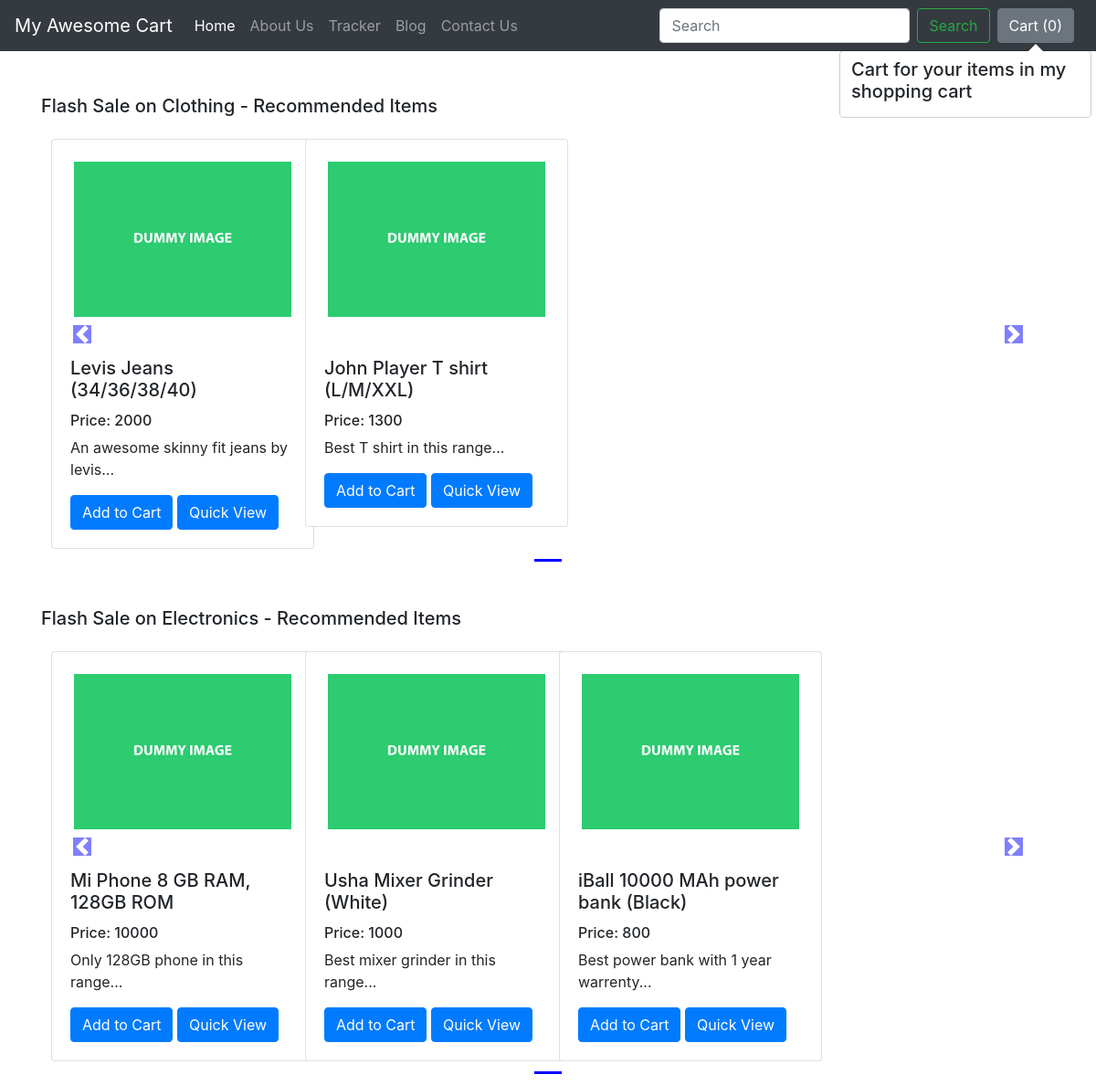
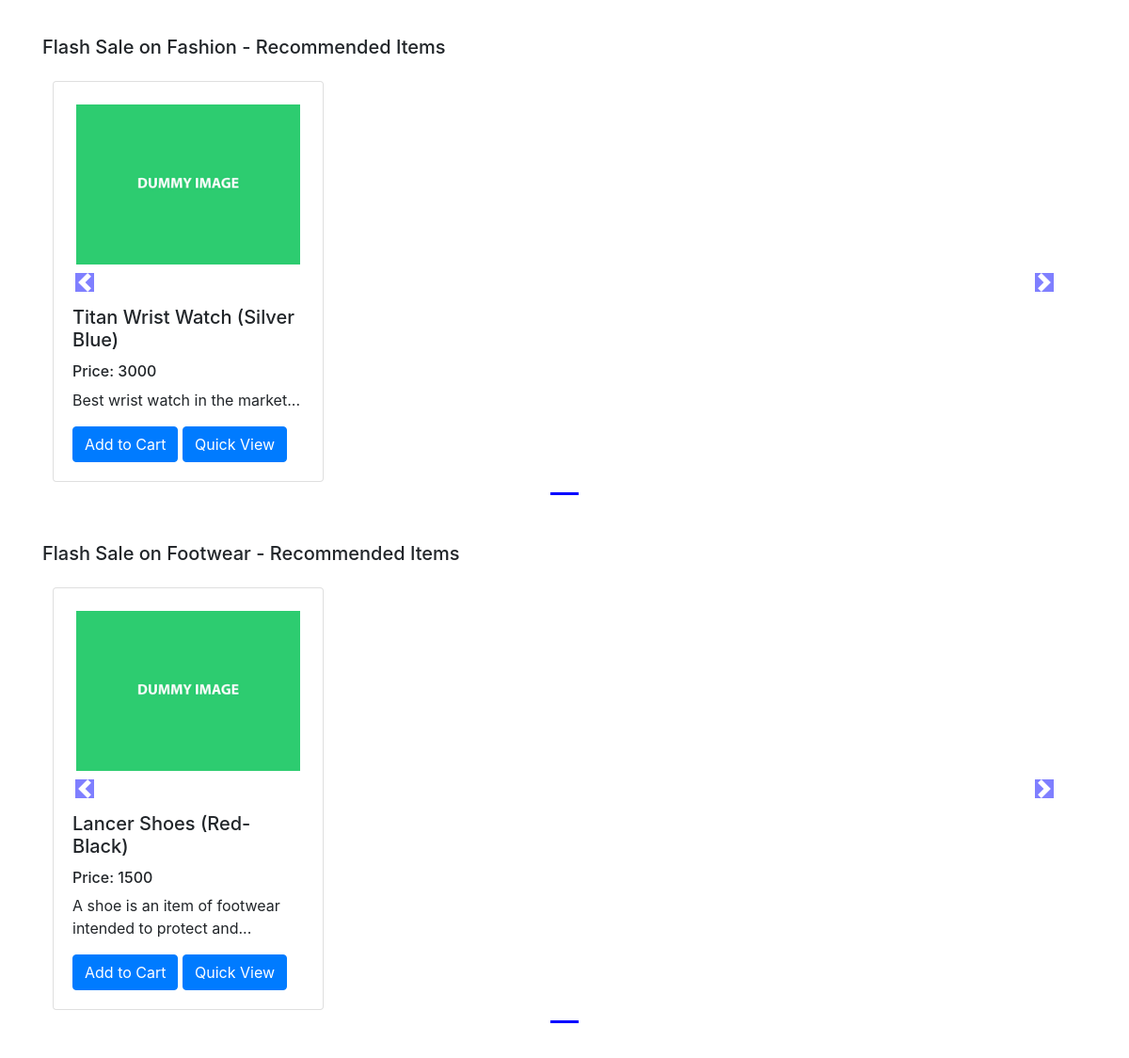
The app's page /shop/ with its own data (2 pictures, top to bottom).
### shop/models.py (models this page shows, shortened)
class Product(models.Model):
	product_id = models.AutoField
	product_name = models.CharField(max_length=50)
	category = models.CharField(max_length = 50, default = "")
	subcategory = models.CharField(max_length = 50, default = "")
	price = models.IntegerField(default = 0)
	desc = models.CharField(max_length=300)
	pub_date = models.DateField()
	image = models.ImageField(upload_to="shop/images", default="")

### shop/views.py (the view)
# urls.py: path("", views.index, name = "blogHome"),
def index(request):
	allProds = []
	catProds = Product.objects.values("category", "id")
	cats = {item["category"] for item in catProds}
	for cat in cats:
		prod = Product.objects.filter(category=cat)
		n = len(prod)
		nSlides = n//4 + ceil((n/4) - (n//4))
		allProds.append([prod, range(1, nSlides), nSlides])
	params = {"allProds" : allProds}
	return render(request, "shop/index.html", params)

### shop/templates/shop/index.html (shortened to what this page needs)
{% extends "shop/basic.html" %}
{% block body %}
{% load static %}
<div class="container mb-5">
	{% for product, range, nSlides in allProds %}
	<h5 class="mt-5">Flash Sale on {{product.0.category}} - Recommended Items</h5>
	<div class="row">
		<div id="demo{{forloop.counter}}" class="col carousel slide my-3" data-ride="carousel">
			<ul class="carousel-indicators">
				<li data-target="#demo{{forloop.counter}}" data-slide-to="0" class="active"></li>
			</ul>
			<div class="container carousel-inner no-padding">
				<div class="carousel-item active">
					{% for i in product %}
					<div class="col-3 col-sm-3 col-md-3">
						<div class="card align-items-center" style="width: 18rem;">
							<img src="/media/{{i.image}}" class="card-img-top p-4" alt="...">
							<div class="card-body">
								<h5 class="card-title" id="namepr{{i.id}}">{{i.product_name}}</h5>
								<h6>Price: <span id="pricepr{{i.id}}"> {{i.price}} </span></h6>
								<p class="card-text">{{i.desc|slice:"0:53"}}...</p>
								<span id="divpr{{i.id}}" class="divpr">
									<button id="pr{{i.id}}" class="btn btn-primary cart">Add to Cart</button>
								</span>
								<a href="/shop/products/{{i.id}}">
									<button id="qv{{i.id}}" class="btn btn-primary cart">Quick View</button>
								</a>
							</div>
						</div>
					</div>
					{% endfor %}
				</div>
			</div>
		</div>
		<a href="#demo{{forloop.counter}}" class="carousel-control-prev" data-slide="prev">
			<span class="carousel-control-prev-icon"></span>
		</a>
		<a href="#demo{{forloop.counter}}" class="carousel-control-next" data-slide="next">
			<span class="carousel-control-next-icon"></span>
		</a>
	</div>
	{% endfor %}
</div>
{% endblock %}

### shop/templates/shop/basic.html (shortened to what this page needs)
<!doctype html>
<html lang="en">
	<head>
		<link rel="stylesheet" href="https://stackpath.bootstrapcdn.com/bootstrap/4.2.1/css/bootstrap.min.css"
>
	</head>
	<body>
		<nav class="navbar navbar-expand-lg navbar-dark bg-dark">
			<a class="navbar-brand" href="/shop">My Awesome Cart</a>
			<div class="collapse navbar-collapse" id="navbarSupportedContent">
				<ul class="navbar-nav mr-auto">
					<li class="nav-item active">
						<a class="nav-link" href="/shop">Home <span class="sr-only">(current)</span></a>
					</li>
					<li class="nav-item">
						<a class="nav-link" href="/shop/about">About Us</a>
					</li>
					<li class="nav-item">
						<a class="nav-link" href="/shop/tracker">Tracker</a>
					</li>
					<li class="nav-item">
						<a class="nav-link" href="/blog">Blog</a>
					</li>
					<li class="nav-item">
						<a class="nav-link" href="/shop/contact">Contact Us</a>
					</li>
				</ul>
				<form class="form-inline my-2 my-lg-0">
					<input class="form-control mr-sm-2" type="search" placeholder="Search" aria-label="Search">
					<button class="btn btn-outline-success my-2 my-sm-0" type="submit">Search</button>
				</form>
				<button type="button" class="btn btn-secondary mx-2" id="popcart" data-container="body"
					data-toggle="popover" data-placement="bottom" data-content="Bottom popover" data-html="true">
					Cart (<span id="cart">0</span>)
				</button>
			</div>
		</nav>
		{% block body %} {% endblock %}
	</body>
</html>

### shop/templates/shop/index.html (style rules this page uses)
.col-md-3 { display: inline-block; margin-left: -4px; }
.col-md-3 img { width: 100%; height: 100%; }
.carousel-indicators .active { background-color: blue; }
body .carousel-indicators { bottom: -40px; }
body .carousel-indicators li { background-color: #7270fc; }
body .carousel-control-prev-icon, body .carousel-control-next-icon { background-color: blue; }
.carousel-control-prev, .carousel-control-next { top: auto; bottom: auto; padding-top: 220px; }
body .no-padding { padding-left: 0; padding-right: 0; }

### records on screen
Product: category "Clothing", image (picture), product_name "Levis Jeans (34/36/38/40)", price "2000", desc "An awesome skinny fit jeans by levis"
Product: image (picture), product_name "John Player T shirt (L/M/XXL)", price "1300", desc "Best T shirt in this range"
Product: category "Electronics", image (picture), product_name "Mi Phone 8 GB RAM, 128GB ROM", price "10000", desc "Only 128GB phone in this range"
Product: image (picture), product_name "Usha Mixer Grinder (White)", price "1000", desc "Best mixer grinder in this range"
Product: image (picture), product_name "iBall 10000 MAh power bank (Black)", price "800", desc "Best power bank with 1 year warrenty"
Product: category "Fashion", image (picture), product_name "Titan Wrist Watch (Silver Blue)", price "3000", desc "Best wrist watch in the market"
Product: category "Footwear", image (picture), product_name "Lancer Shoes (Red-Black)", price "1500", desc "A shoe is an item of footwear intended to protect and"
